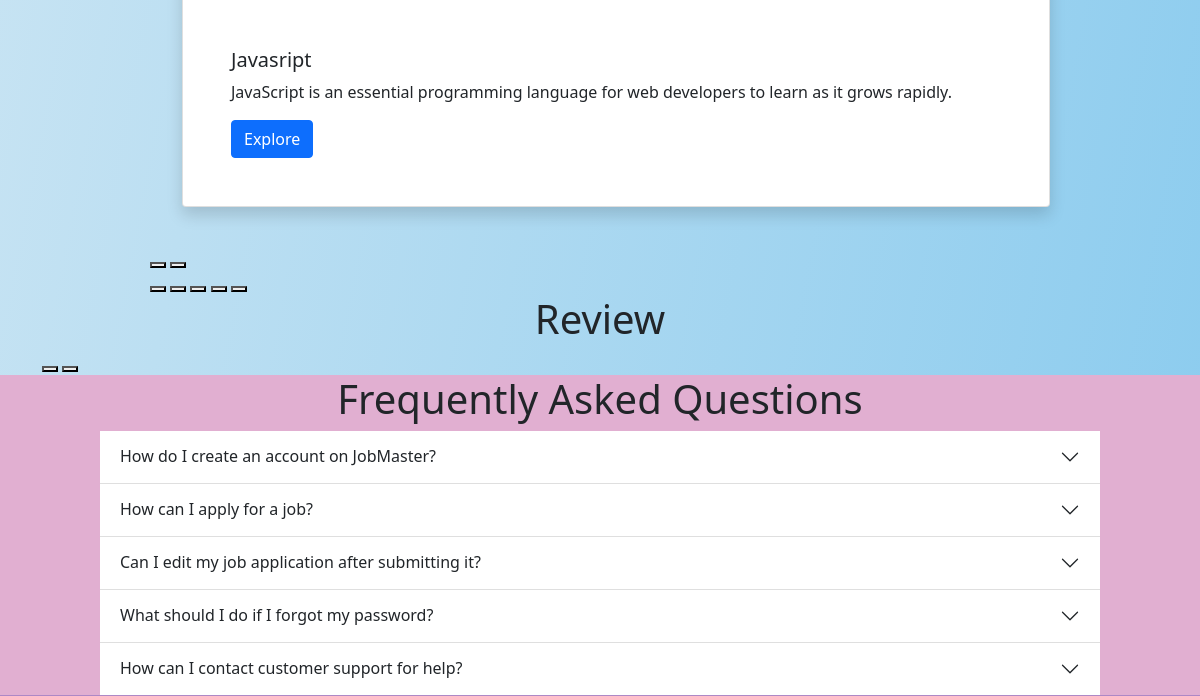
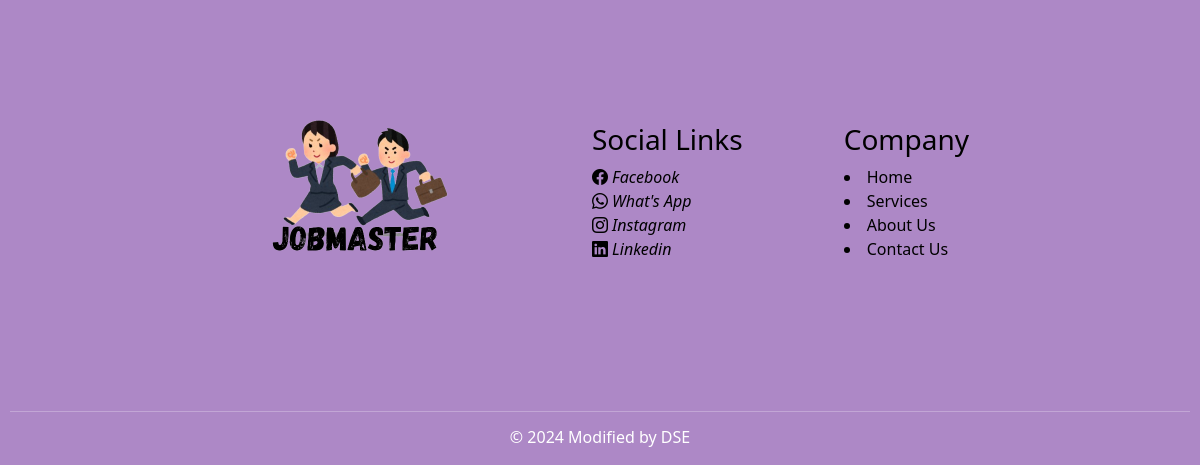
The app's page / (lower part), older data (2 pictures, top to bottom).
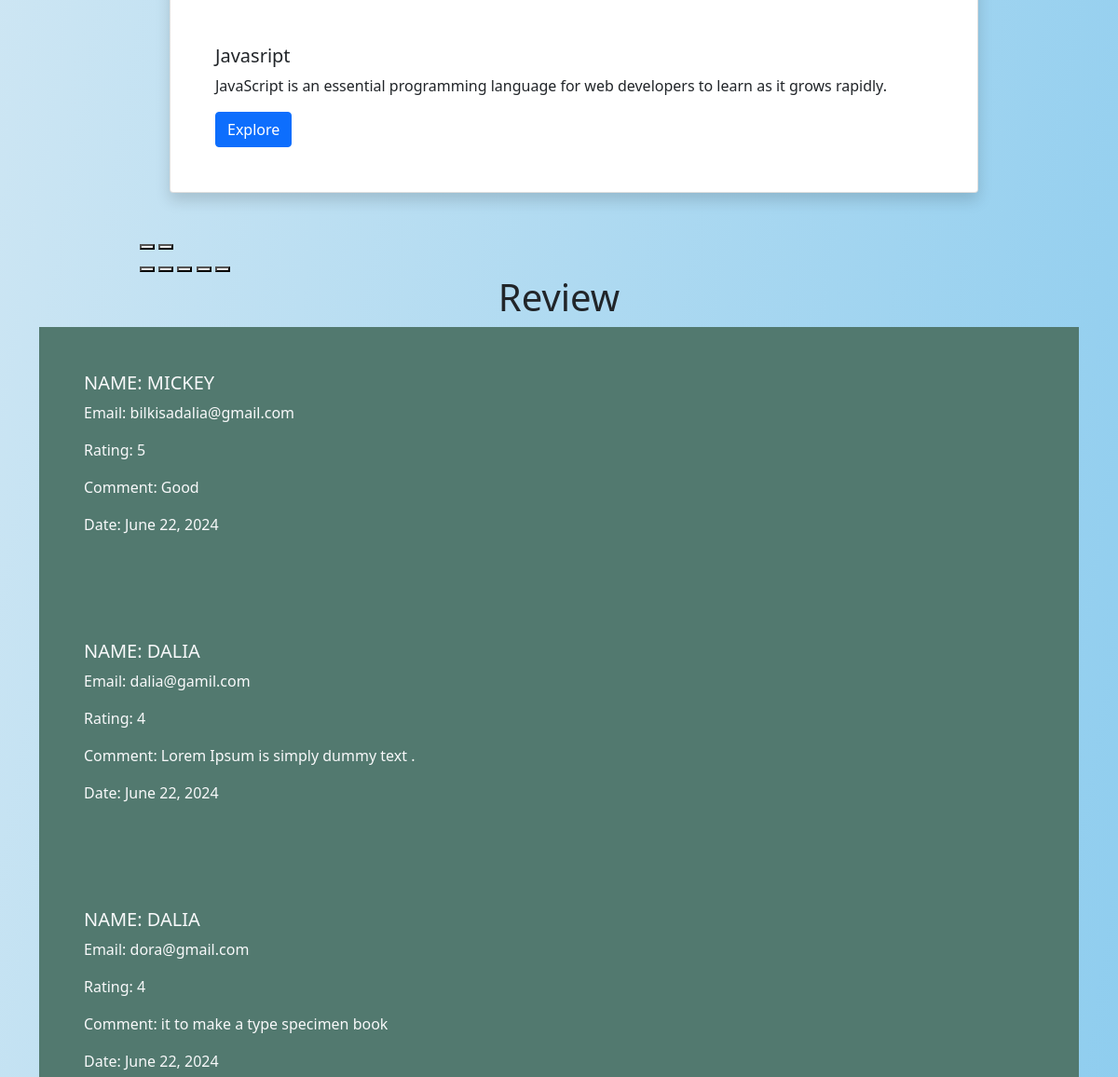
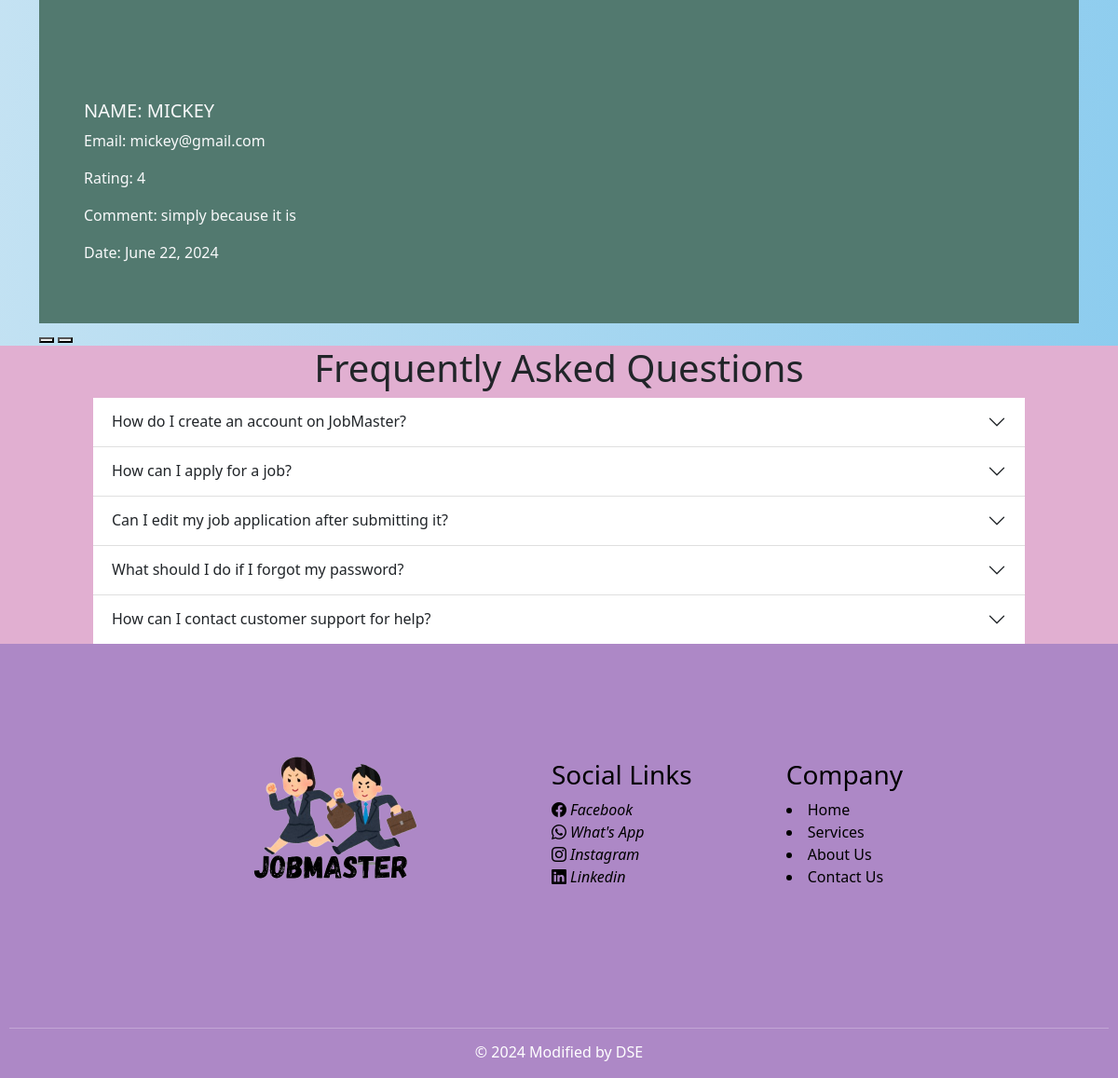
The same page, newer data (2 pictures, top to bottom).
### user/models.py (models this page shows, shortened)
class Review(models.Model):
    reviewer = models.ForeignKey(User, on_delete = models.CASCADE)
    email = models.EmailField(max_length=254)
    rating = models.IntegerField(choices=STAR_CHOICES)
    text = models.CharField(max_length=50)
    date = models.DateField(auto_now_add=True)

### JobMaster/views.py (the view)
# urls.py: 2. Add a URL to urlpatterns:  path('', Home.as_view(), name='home')
def Home(request, category_slug=None, job_type_slug=None):
    jobs = JobDetails.objects.all()
    if category_slug is not None:
        category = Category.objects.get(slug=category_slug)
        jobs = jobs.filter(category=category)
    if job_type_slug is not None:
        job_type = JobType.objects.get(slug=job_type_slug)
        jobs = jobs.filter(work_type=job_type)
    query = request.GET.get('q')
    if query:
        jobs = jobs.filter(title__icontains=query) | jobs.filter(job_about__icontains=query)
    categories = Category.objects.all()
    job_types = JobType.objects.all()
    review = Review.objects.all()
    if request.method == 'POST':
        form = ReviewForm(request.POST)
        if form.is_valid():
            review = form.save(commit=False)
            review.reviewer = request.user
            review.email = request.user.email
            review.save()
            return redirect('home')
    else:
        form = ReviewForm()
    return render(request, 'home.html', {
        'jobs': jobs,
        'categories': categories,
        'job_types': job_types,
        'search_query': query,
        'form': form,
        'review': review,
    })

### templates/home.html (shortened to what the changed rows need)
{% extends 'base.html' %}
{%load static%}
{% load crispy_forms_tags %}
{%block content%}
<main>
<div class='container'>
    <h1 class='text-center'>Review</h1>
    <div class="swiffy-slider slider-item-show2 slider-nav-sm slider-nav-page slider-item-snapstart slider-item-nogap slider-nav-round slider-nav-dark slider-indicators-sm slider-indicators-outside slider-indicators-round slider-indicators-dark slider-nav-animation slider-nav-animation-slideup slider-item-first-visible">
    <div class="slider-container">
        {% for review in review %}
        <div class="p-3 p-xl-5 text-light slide-visible" style="background-color: #52796f;">
            <h3 class="text-uppercase h5">Name: {{ review.reviewer }}</h3>
            <p>Email: {{ review.email }}</p>
            <p>Rating: {{ review.rating }}</p>
            <p>Comment: {{ review.text }}</p>
            <p>Date: {{ review.date }}</p>
        </div>
        {% endfor %}
    </div>
</div>
</div>
    <div style="padding: 0px 100px; background-color:#E1AFD1;">
        <div class='text-center'>
            <h1>Frequently Asked Questions</h1>
        </div>
        <div class="accordion accordion-flush" id="accordionFlushExample">
  <div class="accordion-item">
    <h2 class="accordion-header" id="flush-headingOne">
      <button class="accordion-button collapsed" type="button" data-bs-toggle="collapse" data-bs-target="#flush-collapseOne" aria-expanded="false" aria-controls="flush-collapseOne">
        How do I create an account on JobMaster?
      </button>
    </h2>
  </div>
  <div class="accordion-item">
    <h2 class="accordion-header" id="flush-headingTwo">
      <button class="accordion-button collapsed" type="button" data-bs-toggle="collapse" data-bs-target="#flush-collapseTwo" aria-expanded="false" aria-controls="flush-collapseTwo">
        How can I apply for a job?
      </button>
    </h2>
  </div>
  <div class="accordion-item">
    <h2 class="accordion-header" id="flush-headingThree">
      <button class="accordion-button collapsed" type="button" data-bs-toggle="collapse" data-bs-target="#flush-collapseThree" aria-expanded="false" aria-controls="flush-collapseThree">
        Can I edit my job application after submitting it?
      </button>
    </h2>
  </div>
  <div class="accordion-item">
    <h2 class="accordion-header" id="flush-headingFour">
      <button class="accordion-button collapsed" type="button" data-bs-toggle="collapse" data-bs-target="#flush-collapseFour" aria-expanded="false" aria-controls="flush-collapseThree">
        What should I do if I forgot my password?
      </button>
    </h2>
  </div>
  <div class="accordion-item">
    <h2 class="accordion-header" id="flush-headingFive">
      <button class="accordion-button collapsed" type="button" data-bs-toggle="collapse" data-bs-target="#flush-collapseFive" aria-expanded="false" aria-controls="flush-collapseThree">
        How can I contact customer support for help?
      </button>
    </h2>
  </div>
</div>
    </div>
</main>
{%endblock%}

Row changes from the older to the newer data that the page shows:
added Review: reviewer "MICKEY", email "bilkisadalia@gmail.com", rating "5", text "Good", date "June 22, 2024"
added Review: reviewer "DALIA", email "dalia@gamil.com", rating "4", text "Lorem Ipsum is simply dummy text .", date "June 22, 2024"
added Review: reviewer "DALIA", email "dora@gmail.com", rating "4", text "it to make a type specimen book", date "June 22, 2024"
added Review: reviewer "MICKEY", email "mickey@gmail.com", rating "4", text "simply because it is", date "June 22, 2024"
